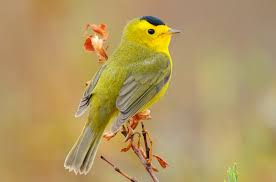
#> input picture Programming with machine learning/OpenCV/Finding contours/bird4.jpg, 276 x 182 px
$ python edges_and_contours.py   (older library calls are emulated)
#> lines starting #> are read from the running program, lines starting #| are printed output that depends on the picture; after the words box and inside, x2 and y2 are one past the last pixel; in counts of white or black regions, pixels touching at a corner belong together
import cv2
import numpy as np


img = cv2.imread('bird4.jpg')
#> img is the input picture: shape (182, 276, 3); mean B, G, R 97.4, 152, 177.5
cv2.imshow('Original', img)
cv2.waitKey(0)

# Grayscale
gray = cv2.cvtColor(img, cv2.COLOR_BGR2GRAY)
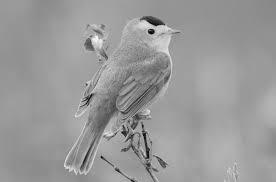
#> gray: shape (182, 276); min 4, max 249, mean 153.4
cv2.imshow('Gray', gray)
cv2.waitKey(0)

# Blurred
blurred = cv2.GaussianBlur(gray, (3,3), 0)
cv2.imshow('Blurred', blurred)
cv2.waitKey(0)

# Binary
retval1, binary = cv2.threshold(gray, 130, 255, cv2.THRESH_BINARY)
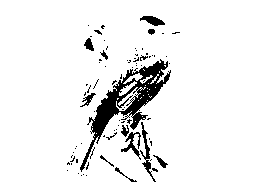
#> binary: shape (182, 276); 93.1% white; 82 black regions (68 under 20 px), largest, box (x1, y1, x2, y2) and area: (80, 59, 171, 172) 2236, (140, 122, 156, 182) 213, (121, 132, 141, 160) 178
cv2.imshow('Binary', binary)
cv2.waitKey(0)

# Canny edge detection
canny_image = cv2.Canny(blurred, 100, 200)
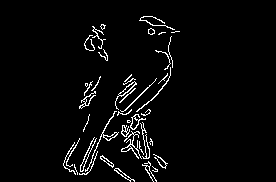
#> canny_image: shape (182, 276); 3.5% white in thin lines or dots, all inside (x1, y1, x2, y2) = (63, 16, 180, 182)
cv2.imshow('Canny', canny_image)
cv2.waitKey(0)

# Sobel edge detection
sobel_x = cv2.Sobel(binary,cv2.CV_64F,1,0)
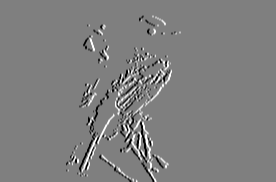
#> sobel_x: shape (182, 276) float64; min -1020, max 1020, mean 0; drawn with min black and max white
cv2.imshow('Sobel', sobel_x)
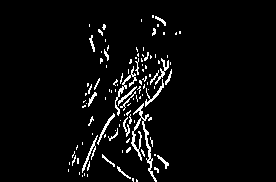
#> window 'Sobel': shape (182, 276); 4.3% white in thin lines or dots, all inside (x1, y1, x2, y2) = (68, 15, 181, 182)
cv2.waitKey(0)


# Contour
contours, hierarchy = cv2.findContours(binary, cv2.RETR_TREE, cv2.CHAIN_APPROX_SIMPLE)
#> contours = 166 contours, 145 with area under 20; largest, box (x1, y1, x2, y2) and area: (0, 0, 276, 182) 49650, (79, 58, 172, 173) 2744, (120, 131, 142, 158) 232, (139, 121, 151, 161) 180, (139, 15, 166, 27) 170
img_contours_a = np.zeros(img.shape)
img_1 = img.copy()
cv2.drawContours(img_1, contours, -1, (0, 255, 0), 1)
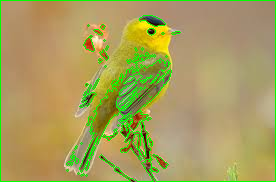
#> img_1: shape (182, 276, 3); 5.79% of pixels changed, all inside (x1, y1, x2, y2) = (0, 0, 276, 182)
cv2.imshow('Contour', img_1)
cv2.waitKey(0)


cv2.destroyAllWindows()
